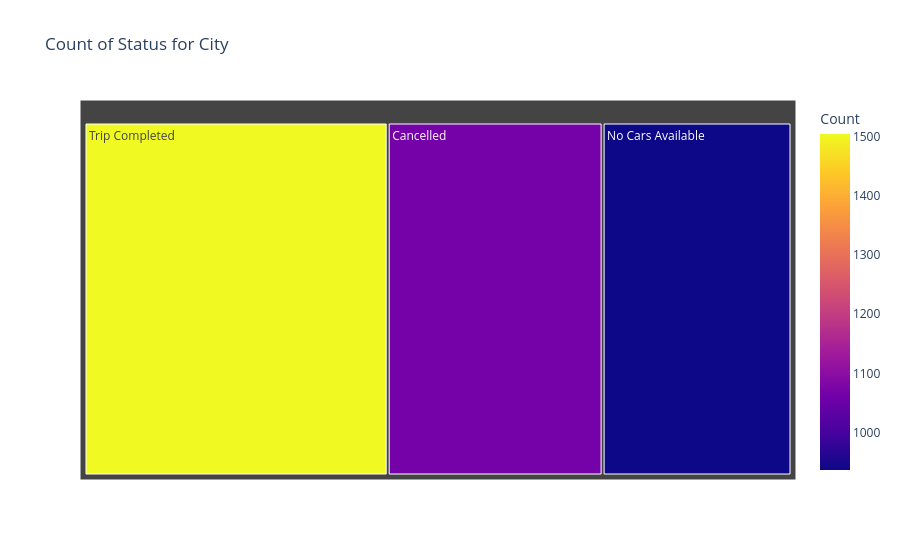

Notebook source saved alongside this figure:
### Markdown cell above
## Chart - 7

### Code cell
# Chart Visualization Codes
plt.style.use("dark_background")
md.columns = md.columns.str.strip()   # Remove unnecessary spaces inside the column
City_df = md[md["Pickup point"].str.strip() == "City"]  # Filtering out the unnecessary spaces for city pickup points

# Group by status and count
City_df_count = City_df["Status"].value_counts().reset_index()
City_df_count.columns = ["Status", "Count"]

# Create the tree map
fig = px.treemap(City_df_count,
                 path = ["Status"],
                 values = "Count",
                 title = "Count of Status for City",
                 color = "Count",
                 color_discrete_map = {"(?)" : "lightgrey", "Lunch" : "gold", "Dinner" : "darkblue"})

# Show the plot
fig.show()

### Figure 1 — Plotly figure (JSON) as saved in the notebook; plotly's stock layout.template omitted (floating-point values rounded to 4 significant figures)
{"data": [{"branchvalues": "total", "customdata": [[1066], [937], [1504]], "domain": {"x": [0, 1], "y": [0, 1]}, "hovertemplate": "labels=%{label}<br>Count_sum=%{value}<br>parent=%{parent}<br>id=%{id}<br>Count=%{color}<extra></extra>", "ids": ["Cancelled", "No Cars Available", "Trip Completed"], "labels": ["Cancelled", "No Cars Available", "Trip Completed"], "marker": {"coloraxis": "coloraxis", "colors": [1066, 937, 1504]}, "name": "", "parents": ["", "", ""], "type": "treemap", "values": [1066, 937, 1504]}], "layout": {"autosize": true, "coloraxis": {"colorbar": {"title": {"text": "Count"}}, "colorscale": [[0, "#0d0887"], [0.1111, "#46039f"], [0.2222, "#7201a8"], [0.3333, "#9c179e"], [0.4444, "#bd3786"], [0.5556, "#d8576b"], [0.6667, "#ed7953"], [0.7778, "#fb9f3a"], [0.8889, "#fdca26"], [1, "#f0f921"]]}, "legend": {"tracegroupgap": 0}, "title": {"text": "Count of Status for City"}}}
